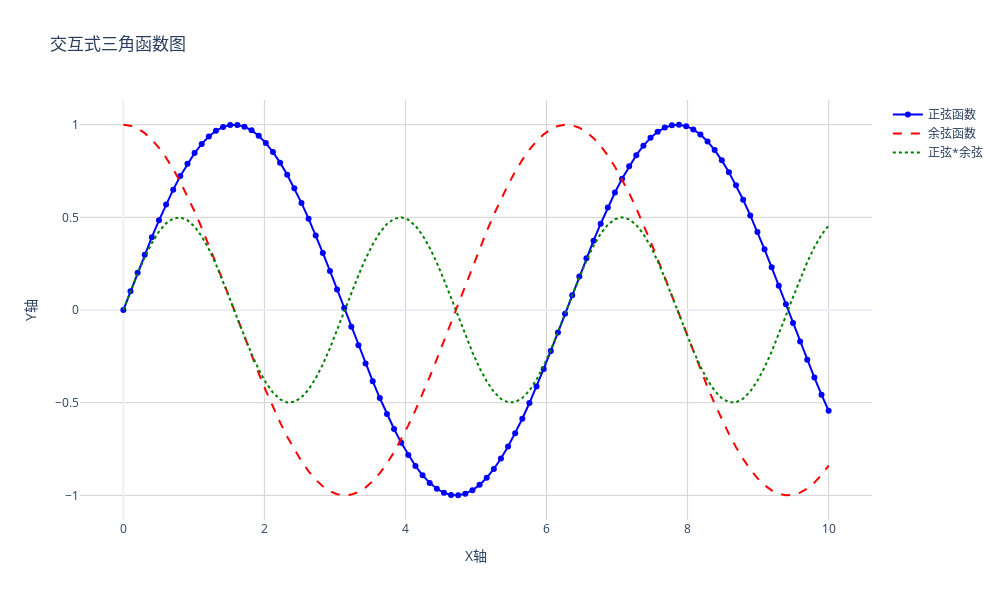

The cell this chart's notebook holds for it:
### Code cell
# 创建数据
x = np.linspace(0, 10, 100)
y1 = np.sin(x)
y2 = np.cos(x)
y3 = np.sin(x) * np.cos(x)

# 使用Plotly Express创建图表
fig = go.Figure()

# 添加多条轨迹
fig.add_trace(go.Scatter(
    x=x, y=y1,
    mode='lines+markers',  # 线条+标记
    name='正弦函数',
    line=dict(color='blue', width=2, dash='solid'),
    marker=dict(size=6, symbol='circle')
))

fig.add_trace(go.Scatter(
    x=x, y=y2,
    mode='lines',
    name='余弦函数',
    line=dict(color='red', width=2, dash='dash')
))

fig.add_trace(go.Scatter(
    x=x, y=y3,
    mode='lines',
    name='正弦*余弦',
    line=dict(color='green', width=2, dash='dot')
))

# 更新布局
fig.update_layout(
    title='交互式三角函数图',
    xaxis_title='X轴',
    yaxis_title='Y轴',
    hovermode='x unified',  # 鼠标悬停模式
    template='plotly_white',  # 模板：plotly, plotly_white, plotly_dark, ggplot2, seaborn
    showlegend=True,
    width=1000,
    height=600
)

# 添加网格
fig.update_xaxes(showgrid=True, gridwidth=1, gridcolor='LightGray')
fig.update_yaxes(showgrid=True, gridwidth=1, gridcolor='LightGray')

# 显示图表
fig.show()
